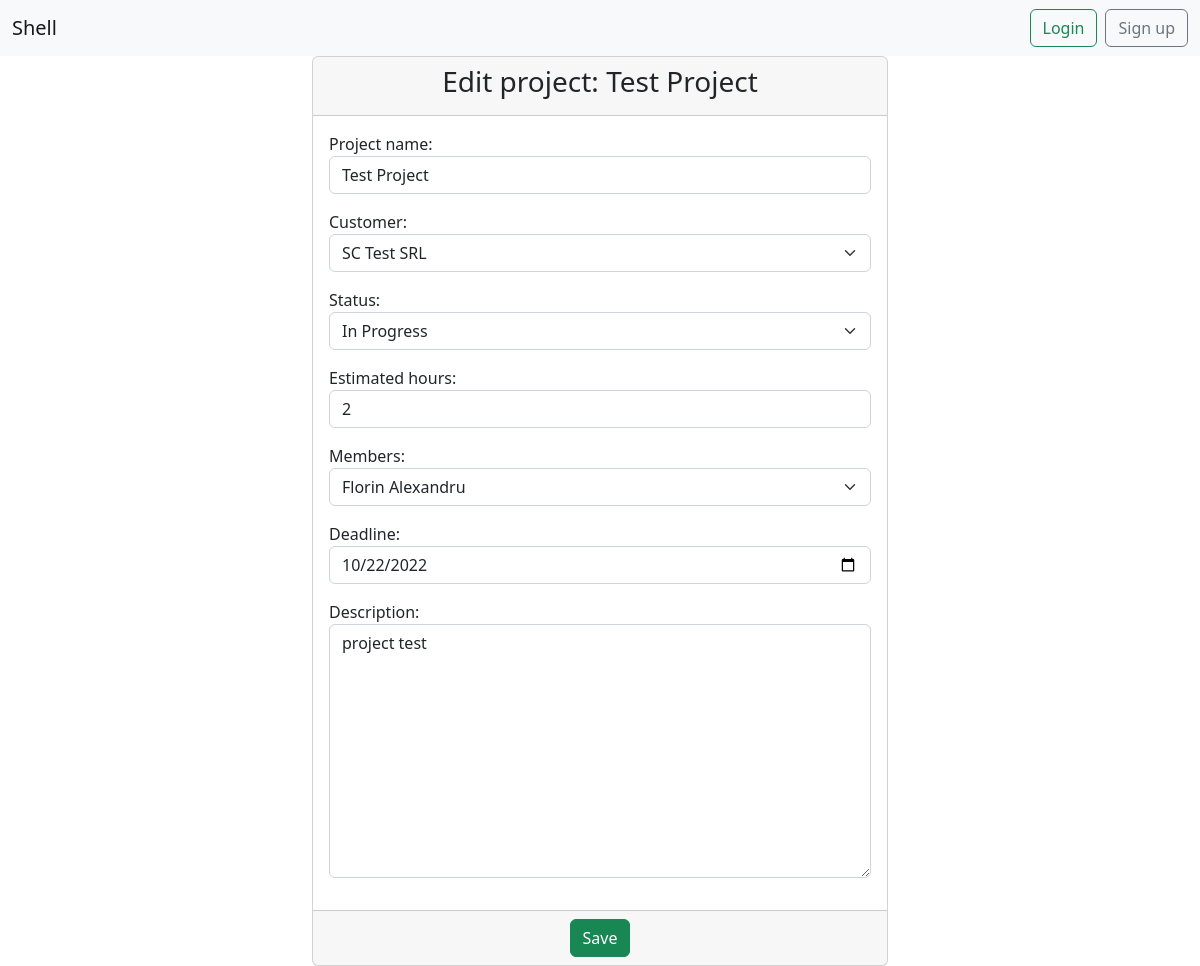
/update_project/1, run on the app's committed database.
### project/models.py (models this page shows, shortened)
class Project(models.Model):
    status_options = (('not_started', 'Not Started'), ('in_progress', 'In Progress'), ('on_hold', 'On hold'),
                      ('cancelled', 'Cancelled'), ('finished', 'Finished'))
    project_name = models.CharField(max_length=50)
    status = models.CharField(choices=status_options, max_length=11)
    estimated_hours = models.IntegerField()
    members = models.ForeignKey(Member, on_delete=models.CASCADE, null=True)
    customer = models.ForeignKey(Customer, on_delete=models.CASCADE)
    deadline = models.DateField()
    start_date = models.DateTimeField(auto_now_add=True)
    description = models.TextField(max_length=300)

### project/views.py (the view)
# urls.py: path('update_project/<int:pk>', views.ProjectUpdateView.as_view(), name='update-project'),
class ProjectUpdateView(UpdateView):
    template_name = 'project/update_project.html'
    model = Project
    form_class = NewProjectForm
    success_url = reverse_lazy('projects')

### project/forms.py
class NewProjectForm(forms.ModelForm):
    class Meta:
        model = Project
        fields = ['project_name', 'customer', 'status', 'estimated_hours', 'members',
                  'deadline', 'description']
        widgets = {
            'project_name': TextInput(attrs={'placeholder': 'Please enter project name',
                                             'class': 'form-control'}),
            'customer': Select(attrs={'class': 'form-select'}),
            'status': Select(attrs={'class': 'form-select'}),
            'estimated_hours': TextInput(attrs={'class': 'form-control'}),
            'members': Select(attrs={'class': 'form-select'}),
            'deadline': DateInput(attrs={'class': 'form-control', 'type': 'date'}),
            'description': Textarea(attrs={'placeholder': 'Please enter your description',
                                             'class': 'form-control'}),
        }

### customer/models.py (called while the page is built)
    def __str__(self):
        return f'{self.name}'

### member/models.py (called while the page is built)
    def __str__(self):
        return f'{self.first_name} {self.last_name}'

### templates/project/update_project.html (shortened to what this page needs)
{% extends 'base.html' %}
{% block content %}
    <div class="container-fluid">
        <div class="row">
            <div class="col-md-6 offset-md-3">
                <div class="card">
                    <div class="card-header">
                        <h3 class="text-center">Edit project: {{ project.project_name }}</h3>
                    </div>
                    <form method="post">
                        <div class="card-body">
                            {{ form.as_p }}
                        </div>
                        <div class="card-footer text-center">
                            <button type="submit" class="btn btn-success">Save</button>
                        </div>
                    </form>
                </div>
            </div>
        </div>
    </div>
{% endblock %}

### data on the page
Project: project_name "Test Project", customer "SC Test SRL", status "In Progress", estimated_hours "2", members "Florin Alexandru", deadline "10/22/2022", description "project test"
